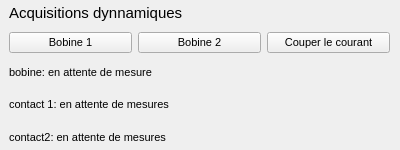
<?xml version="1.0" encoding="UTF-8"?>
<ui version="4.0">
 <class>DynamicsWidget</class>
 <widget class="QFrame" name="DynamicsWidget">
  <property name="geometry">
   <rect>
    <x>0</x>
    <y>0</y>
    <width>400</width>
    <height>150</height>
   </rect>
  </property>
  <property name="font">
   <font>
    <family>Arial</family>
    <pointsize>8</pointsize>
   </font>
  </property>
  <property name="windowTitle">
   <string>Frame</string>
  </property>
  <widget class="QWidget" name="verticalLayoutWidget">
   <property name="geometry">
    <rect>
     <x>-1</x>
     <y>-1</y>
     <width>401</width>
     <height>151</height>
    </rect>
   </property>
   <layout class="QVBoxLayout" name="verticalLayout">
    <property name="leftMargin">
     <number>10</number>
    </property>
    <property name="rightMargin">
     <number>10</number>
    </property>
    <item>
     <widget class="QLabel" name="label">
      <property name="font">
       <font>
        <family>Arial</family>
        <pointsize>11</pointsize>
       </font>
      </property>
      <property name="text">
       <string>Acquisitions dynnamiques</string>
      </property>
     </widget>
    </item>
    <item>
     <layout class="QHBoxLayout" name="horizontalLayout">
      <item>
       <widget class="QPushButton" name="coil1Active_PB">
        <property name="text">
         <string>Bobine 1</string>
        </property>
       </widget>
      </item>
      <item>
       <widget class="QPushButton" name="coil2Active_PB">
        <property name="text">
         <string>Bobine 2</string>
        </property>
       </widget>
      </item>
      <item>
       <widget class="QPushButton" name="inactive_PB">
        <property name="text">
         <string>Couper le courant</string>
        </property>
       </widget>
      </item>
     </layout>
    </item>
    <item>
     <widget class="QLabel" name="coill_LBL">
      <property name="text">
       <string>bobine: en attente de mesure</string>
      </property>
     </widget>
    </item>
    <item>
     <widget class="QLabel" name="contact1_LBL">
      <property name="text">
       <string>contact 1: en attente de mesures</string>
      </property>
     </widget>
    </item>
    <item>
     <widget class="QLabel" name="contact2_LBL">
      <property name="text">
       <string>contact2: en attente de mesures</string>
      </property>
     </widget>
    </item>
   </layout>
  </widget>
 </widget>
 <resources/>
 <connections/>
</ui>
